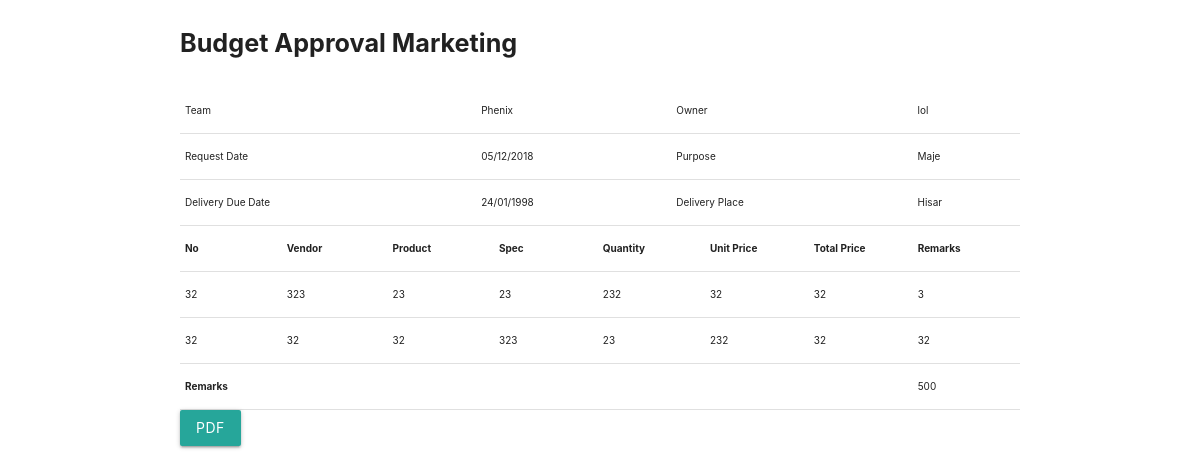
Page /bu/ on the earlier database version.
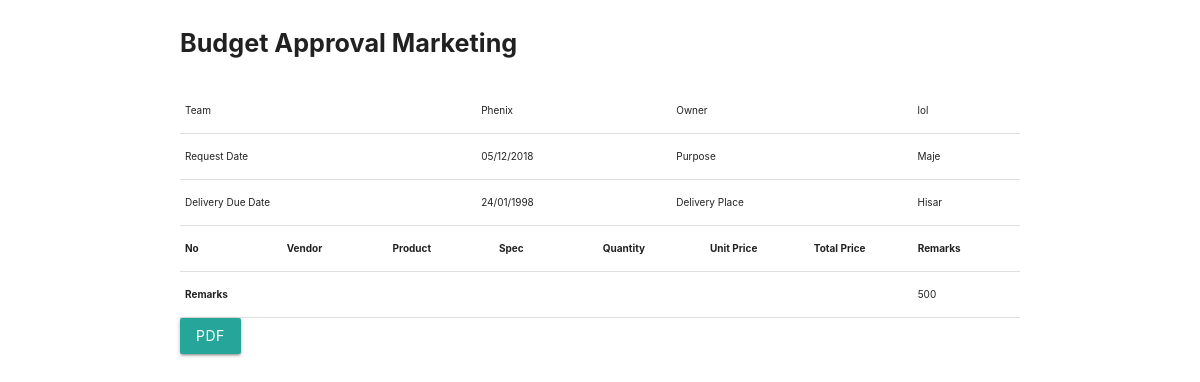
Same page on the later database version.
### home/models.py (models this page shows)
class TemporaryBudgetApproval(models.Model):
    name=models.CharField(max_length=30)
    purpose=models.CharField(max_length=50, blank=True)
    request_date=models.CharField(max_length=50, blank=True)
    request_approval_date=models.CharField(max_length=50, blank=True)
    delivery_due_date = models.CharField(max_length=50, blank=True)
    number= models.CharField(max_length=50, blank=True)
    ventor = models.CharField(max_length=50, blank=True)
    product = models.CharField(max_length=50, blank=True)
    spec = models.CharField(max_length=50, blank=True)
    quantity = models.CharField(max_length=50,blank=True)
    unit_price = models.CharField(max_length=50, blank=True)
    total_price = models.CharField(max_length=50, blank=True)
    remark = models.CharField(max_length=50,blank=True)
    total= models.CharField(max_length=50, blank=True)
    def __str__(self):
        return self.name

### home/views.py (the view)
# urls.py: path('bu/', Temp_excel.as_view()),
class Temp_excel(ListView):
    template_name = 'temp_excel.html'
    def get(self, request, *args, **kwargs):
        budget = TemporaryBudgetApproval.objects.all()
        print(budget)
        return render(request, 'temp_excel.html', {'f': budget})

### templates/temp_excel.html (shortened to what this page needs)
<!DOCTYPE html>
<html lang="en">
<head>
    <link rel="stylesheet" href="https://cdnjs.cloudflare.com/ajax/libs/materialize/1.0.0/css/materialize.min.css">
</head>
<body>
    <div class="container" id="customers">
        <p class="flow-text"><b>Budget Approval Marketing</b></p>
        <div class="table-responsive">
            <table id="tbl" class="table table-hover" autosize="1" style="overflow: wrap">
                <tbody>
                    <tr>
                        <td>Team</td>
                        <td>Phenix</td>
                        <td>Owner</td>
                        <td>lol</td>
                      </tr>
                      <tr>
                        <td>Request Date</td>
                        <td>05/12/2018</td>
                        <td>Purpose</td>
                        <td>Maje</td>
                      </tr>
                    <tr>
                        <td>Delivery Due Date</td>
                        <td>24/01/1998</td>
                        <td>Delivery Place</td>
                        <td>Hisar</td>
                      </tr>
                </tbody>
            <table class="table">
                <thead>
                    <tr>
                        <th width="120">No</th>
                        <th width="120">Vendor</th>
                        <th width="120">Product</th>
                        <th width="120">Spec</th>
                        <th width="120">Quantity</th>
                        <th width="120">Unit Price</th>
                        <th width="120">Total Price</th>
                        <th width="120">Remarks</th>
                    </tr>
                </thead>
                {% for i in f %}
                <tbody>
                    <tr>
                      <td>{{i.number}}</td>
                      <td>{{i.ventor}}</td>
                      <td>{{i.product}}</td>
                      <td>{{i.spec}}</td>
                      <td>{{i.quantity}}</td>
                      <td>{{i.unit_price}}</td>
                      <td>{{i.total_price}}</td>
                      <td>{{i.remark}}</td>
                    </tr>
                  </tbody>
                    {% endfor %}
                <tr>
                    <th colspan="7">Remarks</th>
                    <td colspan="5">500</td>
                </tr>
            </table>
            </table>
        </div>
        <button class="btn" onclick="javascript:demoFromHTML();">PDF</button>
    </div>
</body>
</html>

Differences in the rows shown:
removed TemporaryBudgetApproval: number "32", ventor "323", product "23", spec "23", quantity "232", unit_price "32", total_price "32", remark "3"
removed TemporaryBudgetApproval: number "32", ventor "32", product "32", spec "323", quantity "23", unit_price "232", total_price "32", remark "32"
